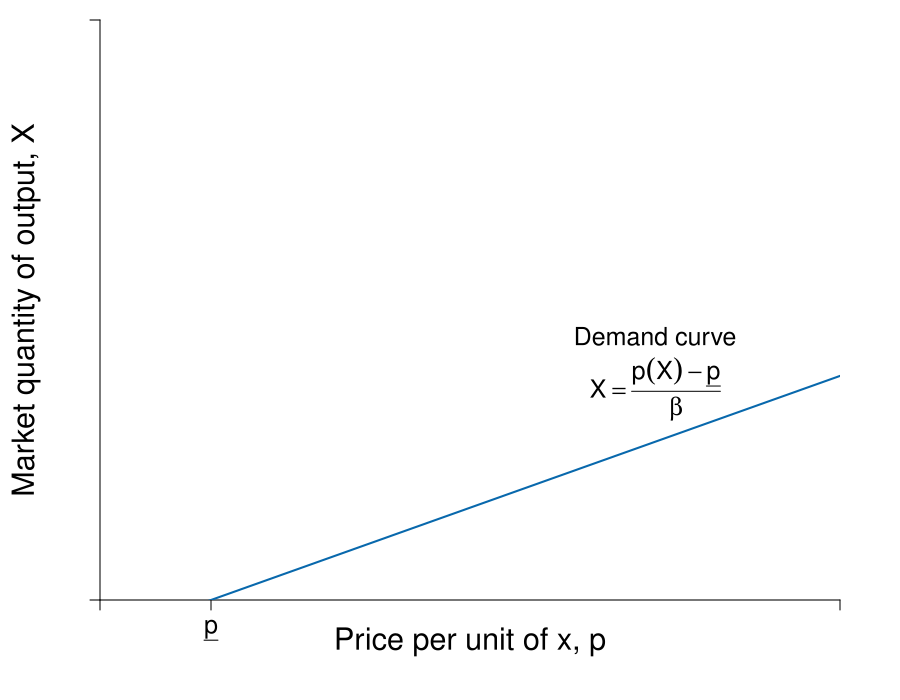

Generate this figure with R:
require(shape)
pdf(file = "competitionmarkets/demand_side_econ_scale2.pdf", width = 9, height = 7)

#Set parameters for graphics
pointsize <- 1.8
axislabelsize <- 1.8
labelsize <- 1.5
namesize <- 1.8
annotatesize <- 1.5
graphlinewidth <- 2
segmentlinewidth <- 1.5

underlined <- function(x, y, label, ...){ 
  text(x, y, label, ...) 
  sw <- strwidth(label) 
  sh <- strheight(label) 
  lines(x + c(-sw/2, sw/2), rep(y - 1.5*sh/2, 2)) 
} 

COL <- c("#7fc97f", "#beaed4", "#fdc086", "#ffff99", "#386cb0", "#f0027f", "#bf5b17", "#666666")
COLA <- c("#e0f3db", "#99d8c9","#66c2a4","#41ae76", "#238b45", "#005824")
COLB <- c("#c6dbef", "#4eb3d3", "#2b8cbe", "#0868ac","#084081")
COLC <- c("#fcfbfd", "#efedf5", "#dadaeb", "#bcbddc", "#9e9ac8", "#807dba", "#6a51a3", "#54278f", "#3f007d")
Grays <- gray.colors(25, start = 1, end = 0)

par(mar =  c(5, 5, 1, 3))

Demand <- function(x, rmax = 20, xmax = 12, n = 10) {
  rmax - (rmax/(n*xmax))*x
}

mrsA <- function(x, rmax = 20, xmax = 10) {
  rmax - (rmax/xmax)*x
}

uA <- function(x, y, rmax = 20, xmax = 10) {
  y + rmax*x - (1/2)(rmax/xmax)*x^2
}


#Supply <- function(x, c1 = 0, c2 = 0.05){
#  c1 + 2*c2*x
#}

# new supply curve
Supply <- function(x, c1 = 3, c2 = 2){
  (x-c1)/c2
}

xlims <- c(0, 20)
ylims <- c(0, 22)

npts <- 501 
x <- seq(xlims[1], xlims[2], length.out = npts)
y <- seq(ylims[1], ylims[2], length.out = npts) 
a <- c(46.08, 55, 64)
b <- c(46.08, 55, 64)

plot(0, 0, xlim = xlims, ylim = ylims, type = "n",
     xlab = expression(paste("")),
     ylab = expression(paste("")), 
     xaxt = "n", 
     yaxt = "n", 
     cex.lab = axislabelsize, 
     bty = "n",
     xaxs="i", 
     yaxs="i")

# ticksy <- seq(from = 0, to = ylims[2], by = 2)
# ylabels <- seq(from = 0, to = ylims[2], by = 2)
# ticksx <- seq(from = 0, to = xlims[2], by = 2)
# xlabels <- seq(from = 0, to = xlims[2], by = 2)
ticksy <- c(0, ylims[2])
#ylabels <- c(NA,  expression(paste(mc(X^{DH}))), expression(paste(p,"*")), expression(paste(p^H)), expression(paste(bar(p) )), NA)
ylabels <- c(NA, NA)
ticksx <- c(0, 3, xlims[2])
#xlabels <- c(NA, expression(paste(X^{DH})), expression(paste(X,"*")), expression(paste(X^{SH})), expression(paste(bar(p)/beta )), NA)
xlabels <- c(NA, expression(paste(underline(p))), NA)

axis(1, at = ticksx, pos = 0, labels = FALSE, cex.axis = labelsize)
text(x = c(0, 3, xlims[2]), par("usr")[3] - 0.5, labels = xlabels, srt = 0, pos = 1, xpd = TRUE, cex = labelsize)
axis(2, at = ticksy, pos = 0, labels = ylabels, las = 1, cex.axis = labelsize)

npts <- 500 
xx1 <- seq(xlims[1], xlims[2], length.out = npts)
xx2 <- seq(75, xlims[2], length.out = npts)

lines(xx1, Supply(xx1), col = COLB[4], lwd = graphlinewidth)
lines(xx2, Supply(xx2), col = COLB[4], lty = 2, lwd = segmentlinewidth)


#Label axes
mtext(expression(paste("Price per unit of x, ", p)), side=1, line = 2, cex = axislabelsize)
text(-2, 0.5*ylims[2],expression(paste("Market quantity of output, ", X)) , xpd = TRUE, cex = axislabelsize, srt = 90) 
# 


# points(50, 10, pch = 16, col = "black", cex = 1.5)
# text(52, 10.5, expression(M))

#segments(4.11765, 6.17647, 5.88, 8.88, lty = 1, col = COL[2] , lwd = graphlinewidth)
text(15, 10, expression("Demand curve"), cex = labelsize)
text(15, 8, expression(X == frac(paste(p(X) - underline(p)), beta)), cex = labelsize)


dev.off()
